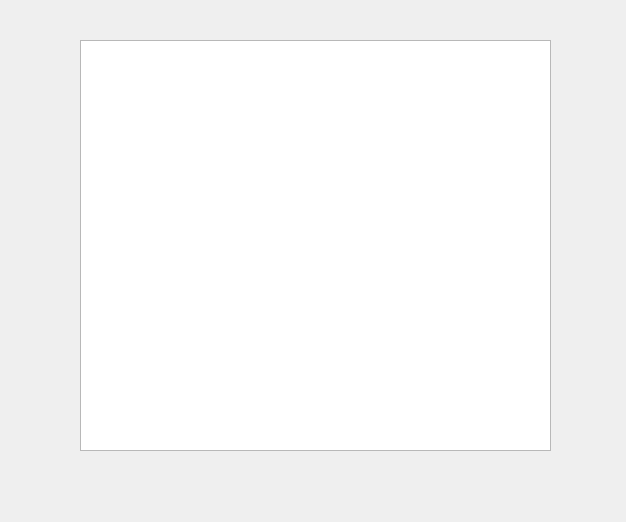
<?xml version="1.0" encoding="UTF-8"?>
<ui version="4.0">
 <class>Widget</class>
 <widget class="QWidget" name="Widget">
  <property name="geometry">
   <rect>
    <x>0</x>
    <y>0</y>
    <width>626</width>
    <height>522</height>
   </rect>
  </property>
  <property name="windowTitle">
   <string>Widget</string>
  </property>
  <widget class="QTableWidget" name="tableWidget">
   <property name="geometry">
    <rect>
     <x>80</x>
     <y>40</y>
     <width>471</width>
     <height>411</height>
    </rect>
   </property>
  </widget>
 </widget>
 <layoutdefault spacing="6" margin="11"/>
 <resources/>
 <connections/>
</ui>
